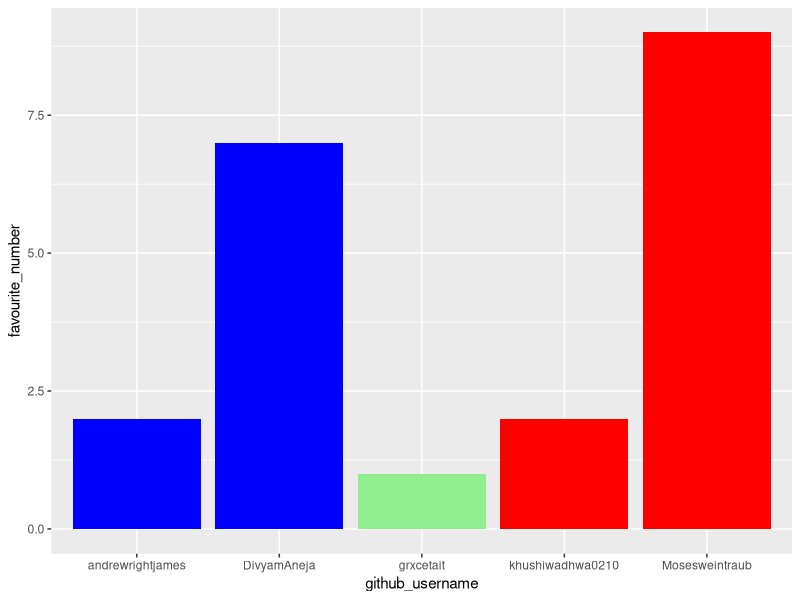
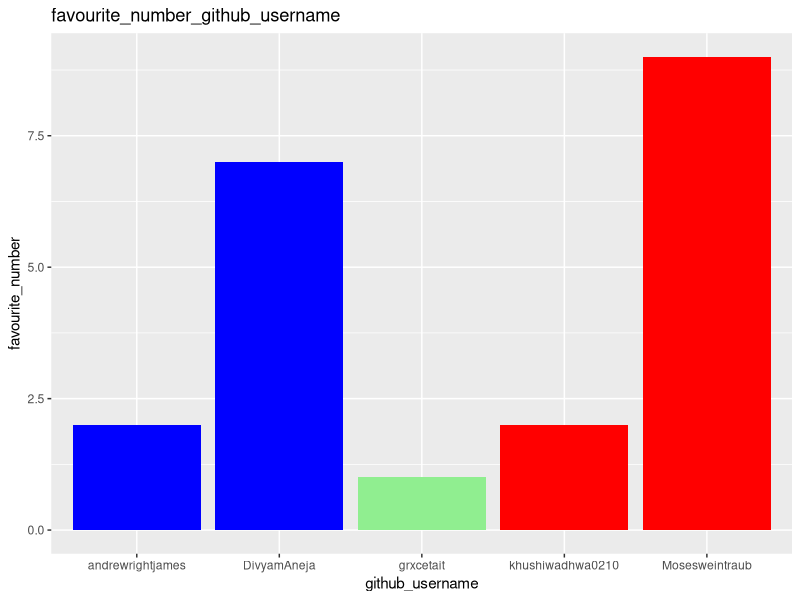
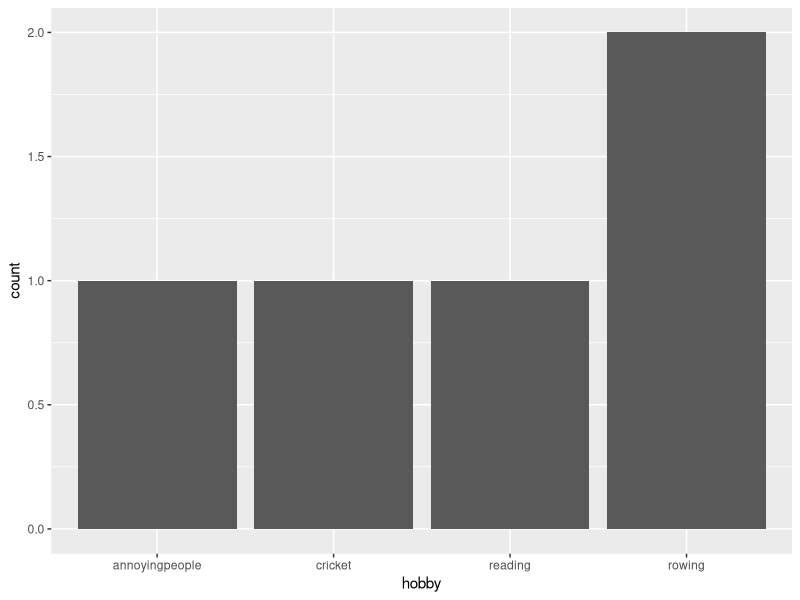

Generate these figures, in order, with R:
## ---- chunk 1
library(tidyverse) 
## ---- chunk 2
team_data <- tibble(
  name = c("moses", "andrew", "grace", 
           "divyam", "khushi"),
  github_username = c("Mosesweintraub", "andrewrightjames", "grxcetait", 
                      "DivyamAneja", "khushiwadhwa0210"), 
  colour = c("red", "blue", "lightgreen", 
             "blue", "red"),
  hobby = c("rowing", "rowing", "reading", 
            "cricket", "annoyingpeople"),
  favourite_number = c(9, 2, 1, 7, 2)
  )

team_data
## ---- chunk 3
p1 <- ggplot(data = team_data, 
             mapping = aes(x = github_username, 
                           y = favourite_number,
                           fill = colour), 
             ) +
   geom_col() +
   scale_fill_identity()
p1
## ---- chunk 4
p1 + labs(x = "github_username", 
          y = "favourite_number",
          title = "favourite_number_github_username")
## ---- chunk 5
p2 <- ggplot(team_data, aes(x = hobby)) +
  geom_bar()
p2
